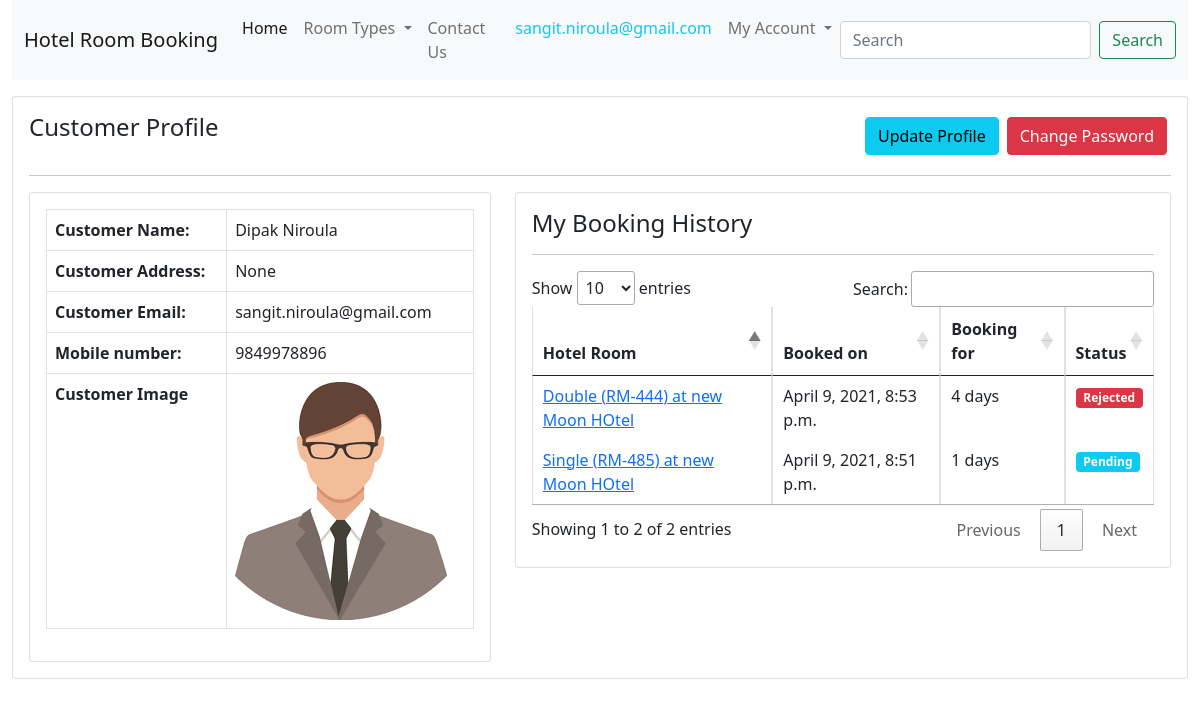
Page /customer-profile/ (signed in) on the earlier database version.
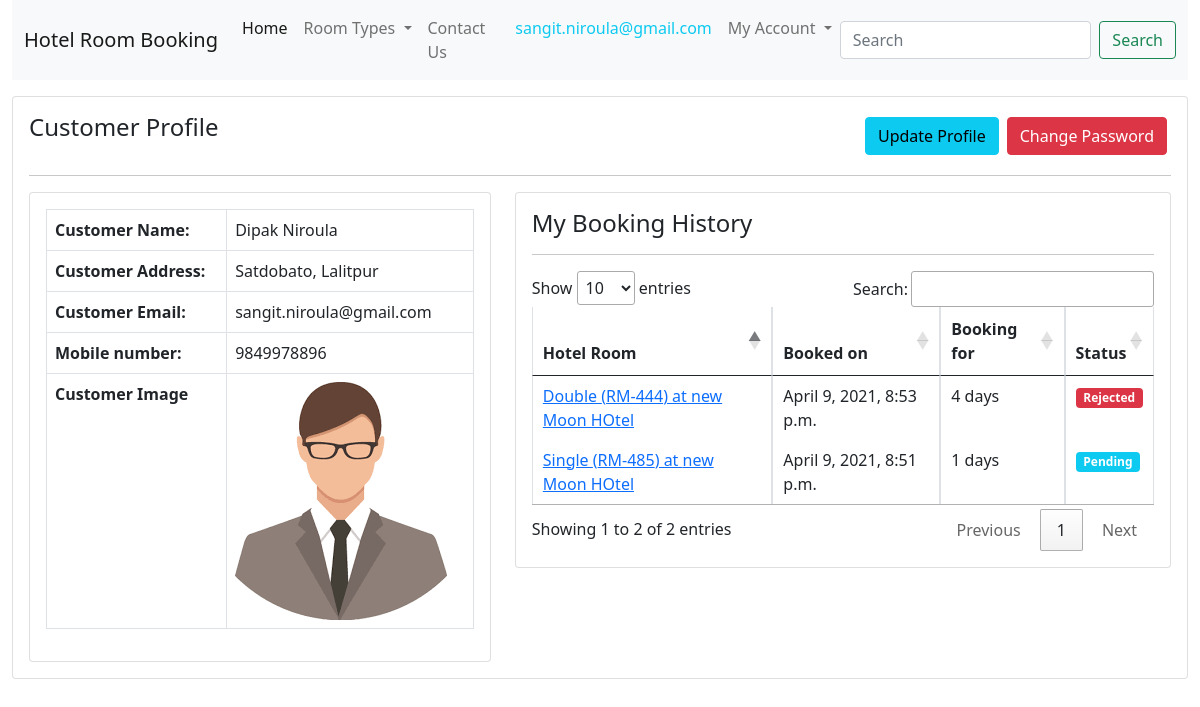
Same page on the later database version.
### hbsapp/models.py (models this page shows, shortened)
class TimeStamp(models.Model):
    created_at = models.DateTimeField(auto_now_add=True)
    updated_at = models.DateTimeField(auto_now=True)
    class Meta:
        abstract = True

class Customer(TimeStamp):
    user = models.OneToOneField(User, on_delete=models.CASCADE)
    mobile = models.CharField(max_length=20)
    address = models.CharField(max_length=20, null=True, blank=True)
    profile_image = models.ImageField(upload_to="customers", null=True, blank=True)

### hbsapp/views.py (the view)
class CustomerProfileView(CustomerRequiredMixin, ClientMixin, View):
    def get(self, request, *args, **kwargs):
        context = self.context
        customer = request.user.customer
        context["customer"] = customer
        context["allbookings"] = RoomBooking.objects.filter(
            customer=customer).order_by("-id")
        return render(request, "clienttemplates/customerprofile.html", context)

### hbsapp/models.py (called while the page is built)
    @property
    def booking_duration(self):
        stay_days = self.booking_ends - self.booking_starts
        stay_days = 1 if stay_days.days == 0 else stay_days.days
        return stay_days

### hbsapp/views.py (called while the page is built)
    def dispatch(self, request, *args, **kwargs):
        self.context = {
            "roomtypes": ROOM_TYPE
        }
        return super(ClientMixin, self).dispatch(request, *args, **kwargs)

    def dispatch(self, request, *args, **kwargs):
        try:
            self.customer = request.user.customer
        except Exception as e:
            print(e)
            return redirect(reverse("hbsapp:customerlogin") + "?next=" + request.path)
        return super(CustomerRequiredMixin, self).dispatch(request, *args, **kwargs)

### templates/clienttemplates/customerprofile.html (shortened to what the changed rows need)
{% extends 'clienttemplates/clientbase.html' %}
{% load static %}
{% block css %}
<link rel="stylesheet" href="//cdn.datatables.net/1.10.24/css/jquery.dataTables.min.css">
{% endblock %}
{% block content %}
<div class="row mt-3">
    <div class="col-md-12">
        <div class="card p-3">
            <div class="row">
                <div class="col-md-5">
                    <div class="card p-3">
                        <div class="row">
                            <div class="col-md-12">
                                <table class="table table-bordered">
                                    <tbody>
                                        <tr>
                                            <th>Customer Name: </th>
                                            <td>{{customer.user.first_name}} {{customer.user.last_name}}</td>
                                        </tr>
                                        <tr>
                                            <th>Customer Address: </th>
                                            <td>{{customer.address}}</td>
                                        </tr>
                                        <tr>
                                            <th>Customer Email: </th>
                                            <td>{{customer.user.username}}</td>
                                        </tr>
                                        <tr>
                                            <th>Mobile number: </th>
                                            <td>{{customer.mobile}}</td>
                                        </tr>
                                        <tr>
                                            <th>Customer Image </th>
                                        </tr>
                                    </tbody>
                                </table>
                            </div>
                        </div>
                    </div>
                </div>
                <div class="col-md-7">
                    <div class="card p-3">
                        <div class="row">
                            <div class="col-md-12">
                                <table class="table table-bordered" id="booking-table">
                                    <thead>
                                        <tr>
                                            <th>Hotel Room</th>
                                            <th>Booked on</th>
                                            <th>Booking for</th>
                                            <th>Status</th>
                                        </tr>
                                    </thead>
                                </table>
                            </div>
                        </div>
                    </div>
                </div>
            </div>
        </div>
    </div>
</div>
{% endblock %}

Differences in the rows shown:
changed Customer "Dipak": address "None" → "Satdobato, Lalitpur"
